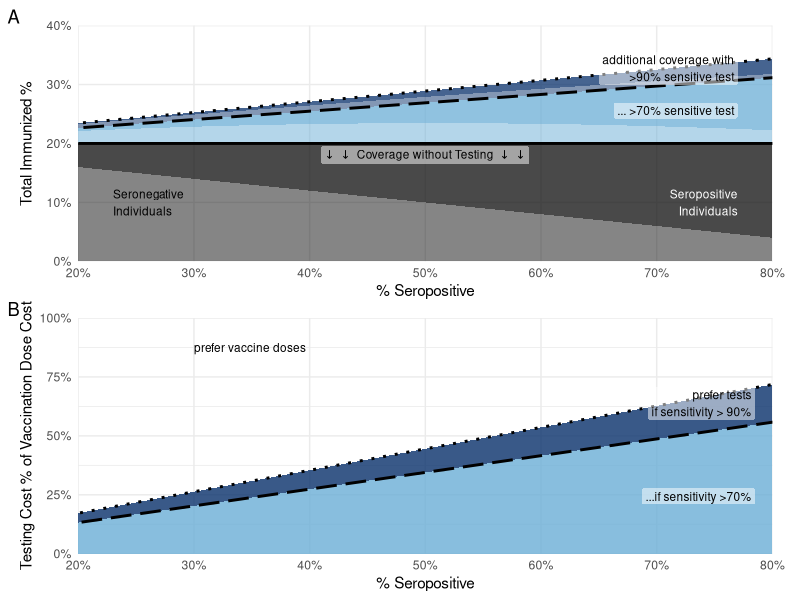

The R script that drew this image:

suppressPackageStartupMessages({
  require(data.table)
  require(ggplot2)
  require(patchwork)
})

.args <- if (interactive()) c(
  "main.png"
) else commandArgs(trailingOnly = TRUE)

PPDmul <- function(TNR, TPR, seropos) TNR + seropos*(1+TPR-TNR)

ref <- data.table(seropos = seq(0,1,by=0.01))

covaxcoverage <- .2

refspec <- .99

ref[, notest_sp := covaxcoverage*seropos ]
ref[, notest_sn := covaxcoverage*(1-seropos) ]
ref[, test70_sp := notest_sp*(PPDmul(refspec, .7, seropos) - 1) ]
ref[, test70_sn := notest_sn*(PPDmul(refspec, .7, seropos) - 1) ]
ref[, test90_sp := notest_sp*(PPDmul(refspec, .9, seropos)-1) - test70_sp ]
ref[, test90_sn := notest_sn*(PPDmul(refspec, .9, seropos)-1) - test70_sn ]

ref.mlt <- melt.data.table(
  ref,
  id.vars = "seropos"
)[, c("scenario", "serostatus") := tstrsplit(variable, "_")]

ref.mlt[,
  ord := 2*c("notest"=2,"test70"=1,"test90"=0)[scenario]+c(sp=0, sn=1)[serostatus]
]

ref[, costlim70 := PPDmul(refspec, .7, seropos) - 1 ]
ref[, costlim90 := PPDmul(refspec, .9, seropos) - 1 ]

lblsize <- 3
lnsize <- 1

p.coverage <- ggplot(ref.mlt) +
  aes(seropos, value, group = ord, alpha = serostatus, fill = scenario) +
  geom_area() +
  coord_cartesian(xlim = c(0.2, 0.8), ylim = c(0, 0.4), expand = FALSE) +
  scale_alpha_manual(
    values = c("sn"=.5, "sp"=.75),
    guide = "none"
  ) +
  scale_fill_manual(
    values = c(notest="grey5", test70=blues9[5], test90=blues9[9]),
    guide = "none"
  ) +
  geom_line(aes(seropos, y=covaxcoverage, linetype = "notest"), ref, inherit.aes = FALSE, show.legend = F, size = lnsize) +
  geom_line(aes(seropos, y=(costlim70+1)*covaxcoverage, linetype = "test70"), ref, inherit.aes = FALSE, show.legend = F, size = lnsize) +
  geom_line(aes(seropos, y=(costlim90+1)*covaxcoverage, linetype = "test90"), ref, inherit.aes = FALSE, show.legend = F, size = lnsize) +
  annotate(
    "label",
    x=0.5, y= covaxcoverage * .90,
    label = expression(symbol('\257')*"  "*symbol('\257')*'  Coverage without Testing  '*symbol('\257')*"  "*symbol('\257')),
    label.size = 0, fill = alpha(c("white"), 0.5),
    size = lblsize
  ) +
  annotate(
    "label",
    x = (0.8-0.2)*.95 + 0.2, y = (PPDmul(refspec, .7, 0.8)*covaxcoverage + covaxcoverage)/2,
    label = '... >70% sensitive test',
    hjust = "right",
    label.size = 0, fill = alpha(c("white"), 0.5),
    size = lblsize
  ) +
  annotate(
    "label",
    x = (0.8-0.2)*.95 + 0.2,
    y = (PPDmul(refspec, .9, 0.8)+PPDmul(refspec, .7, 0.8))*covaxcoverage/2,
    label = 'additional coverage with\n >90% sensitive test',
    hjust = "right",
    label.size = 0, fill = alpha(c("white"), 0.5),
    size = lblsize
  ) +
  annotate(
    "text",
    x = (0.8-0.2)*.05 + .2,
    y = covaxcoverage/2,
    label = 'Seronegative\nIndividuals',
    hjust = "left",
    color = "black",
    size = lblsize
  ) +
  annotate(
    "text",
    x = (0.8-0.2)*.95 + .2,
    y = covaxcoverage/2,
    label = 'Seropositive\nIndividuals',
    hjust = "right",
    color = "white",
    size = lblsize
  ) +
  scale_y_continuous("Total Immunized %", breaks = seq(0,0.5,0.1), minor_breaks = NULL, labels = function(b) sprintf("%i%%", as.integer(b*100))) +
  scale_x_continuous("% Seropositive", minor_breaks = NULL, labels = function(b) sprintf("%i%%", as.integer(b*100))) +
  scale_linetype_manual(
    values = c(notest="solid", test70="longdash", test90="dotted")
  ) +
  theme_minimal() +
  theme(
    plot.margin = margin(r = 1, unit = "line")
  )

p.cost <- ggplot(ref) +
  aes(seropos) +
  geom_blank(aes(linetype = "notest")) +
  geom_ribbon(aes(ymin=0, ymax=costlim70), fill = alpha(blues9[5], .8), show.legend = F) +
  geom_ribbon(aes(ymin=costlim70, ymax=costlim90), fill = alpha(blues9[9], .8), show.legend = F) +
  geom_line(aes(y=costlim70, linetype = "test70"), size = lnsize) +
  geom_line(aes(y=costlim90, linetype = "test90"), size = lnsize) +
  annotate(
    "label",
    x = (0.8-0.2)*.975 + .2,
    y = (PPDmul(refspec, .7, .6) - 1)/3*2,
    label = '...if sensitivity >70%',
    hjust = "right",
    label.size = 0, fill = alpha(c("white"), 0.5),
    vjust = "top",
    size = lblsize
  ) +
  annotate(
    "label",
    x = (0.8-0.2)*.975 + .2,
    y = (PPDmul(refspec, .7, .8) + PPDmul(refspec, .9, .8) - 2)/2,
    label = 'prefer tests\nif sensitivity > 90%',
    hjust = "right",
    label.size = 0, fill = alpha(c("white"), 0.5),
    size = lblsize
  ) +
  annotate(
    "text",
    x = .3,
    y = .75+.125,
    label = 'prefer vaccine doses',
    hjust = "left",
    size = lblsize
  ) +
  coord_cartesian(xlim = c(0.2, 0.8), ylim = c(0, 1), expand = FALSE) +
  scale_x_continuous("% Seropositive", minor_breaks = NULL, labels = function(b) sprintf("%i%%", as.integer(b*100))) +
  scale_y_continuous("Testing Cost % of Vaccination Dose Cost", labels = function(b) sprintf("%i%%", as.integer(b*100))) +
  scale_linetype_manual(
    "Test Performance",
    breaks = c("notest", "test70", "test90"),
    labels = c(
      "notest"="(No Test)",
      "test70"="70% Sensitivity",
      "test90"="90% Sensitivity"
    ),
    values = c("solid", "longdash", "dotted"),
    guide = "none"
  ) +
  theme_minimal() +
  theme(
    plot.margin = margin(r = 1, unit = "line")
  )

res.p <- p.coverage / p.cost +
  plot_annotation(tag_levels = "A") +
  plot_layout(guides = "collect")

ggsave(tail(.args, 1), res.p, height = 7.5, width = 4, dpi = 600)
